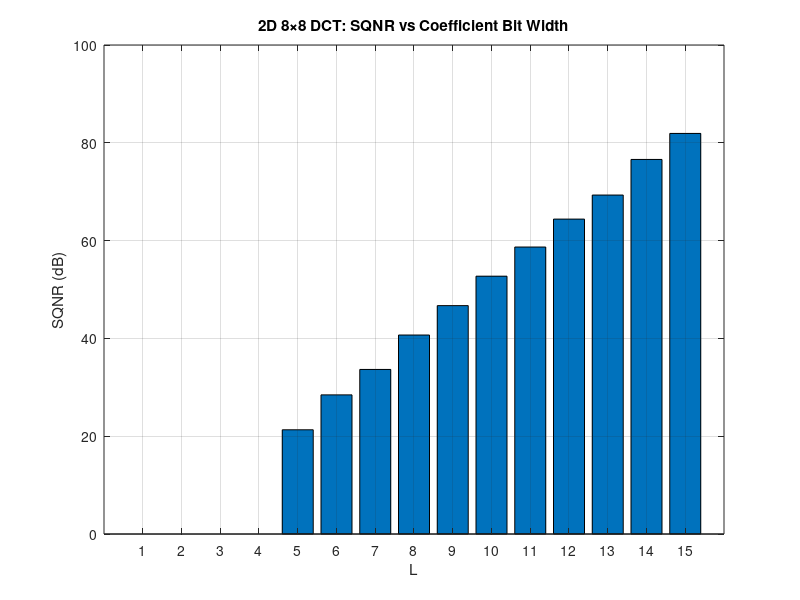

MATLAB code to generate this figure:
clear;
clear all;
clc;

N = 10000;
X_data = randi([0,256], 8, 8*N);

s = pi/16;
c1 = cos(s); c1_ = -c1;
c2 = cos(2*s); c2_ = -c2;
c3 = cos(3*s); c3_ = -c3;
c4 = cos(4*s); c4_ = -c4;
c5 = cos(5*s); c5_ = -c5;
c6 = cos(6*s); c6_ = -c6;
c7 = cos(7*s); c7_ = -c7;

C = [c4 c4 c4 c4 c4 c4 c4 c4;
     c1 c3 c5 c7 c7_ c5_ c3_ c1_;
     c2 c6 c6_ c2_ c2_ c6_ c6 c2;
     c3 c7_ c1_ c5_ c5 c1 c7 c3_;
     c4 c4_ c4_ c4 c4 c4_ c4_ c4;
     c5 c1_ c7 c3 c3_ c7_ c1 c5_;
     c6 c2_ c2 c6_ c6_ c2 c2_ c6;
     c7 c5_ c3 c1_ c1 c3_ c5 c7_];

Z_all = zeros(8, 8*N);
for k = 1:N
    X = X_data(:, (k-1)*8+1 : k*8);
    Z = C * X * C';
    Z_all(:, (k-1)*8+1 : k*8) = Z;
end

sqnr = zeros(1, 15);
for L = 5:15
    C_f = floor(C * 2^L) / 2^L;
    Z_f_all = zeros(8, 8*N);
    
    for k = 1:N
        X = X_data(:, (k-1)*8+1 : k*8);
        Z_f = C_f * X * C_f';
        Z_f_all(:, (k-1)*8+1 : k*8) = Z_f;
    end
    
    Error = Z_all - Z_f_all;
    signal = sum(Z_all(:).^2);
    noise = sum(Error(:).^2);
    
    if noise == 0
        sqnr(L) = inf;
    else
        sqnr(L) = 10 * log10(signal / noise);
    end
end

sqnr(isinf(sqnr)) = max(sqnr(~isinf(sqnr))) + 10;

bar(sqnr);
xlabel('L');
ylabel('SQNR (dB)');
title('2D 8×8 DCT: SQNR vs Coefficient Bit Width');
grid on;
xlim([0 16]);
